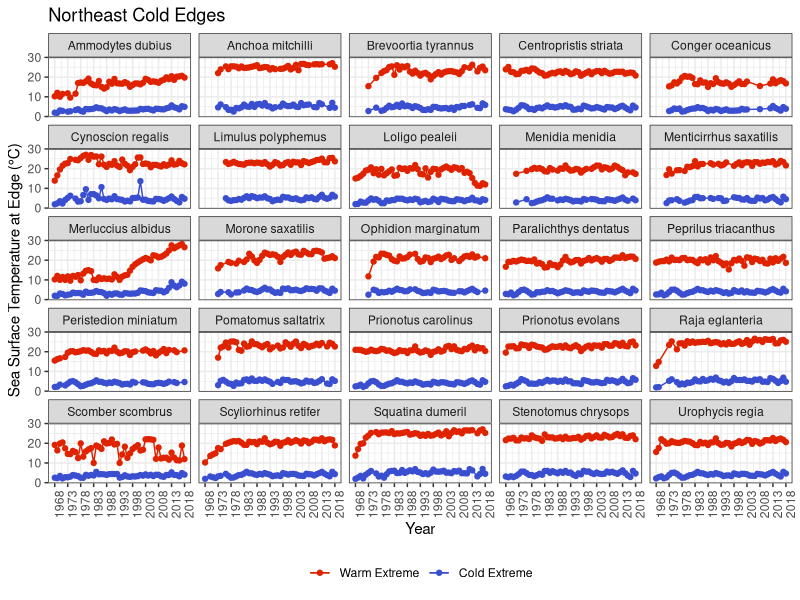
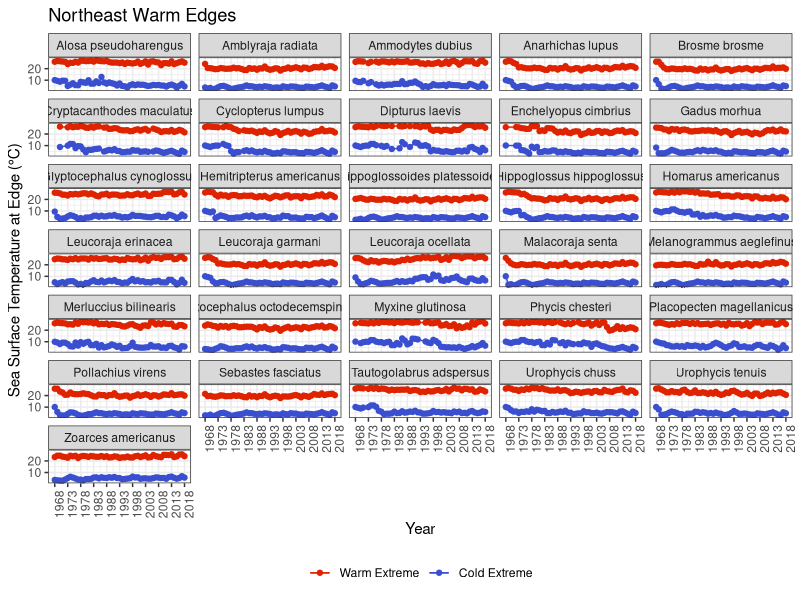
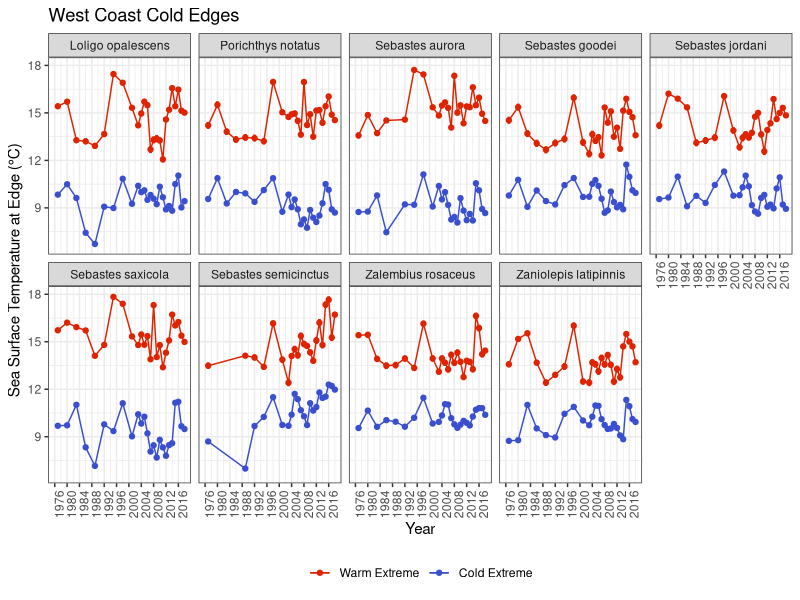
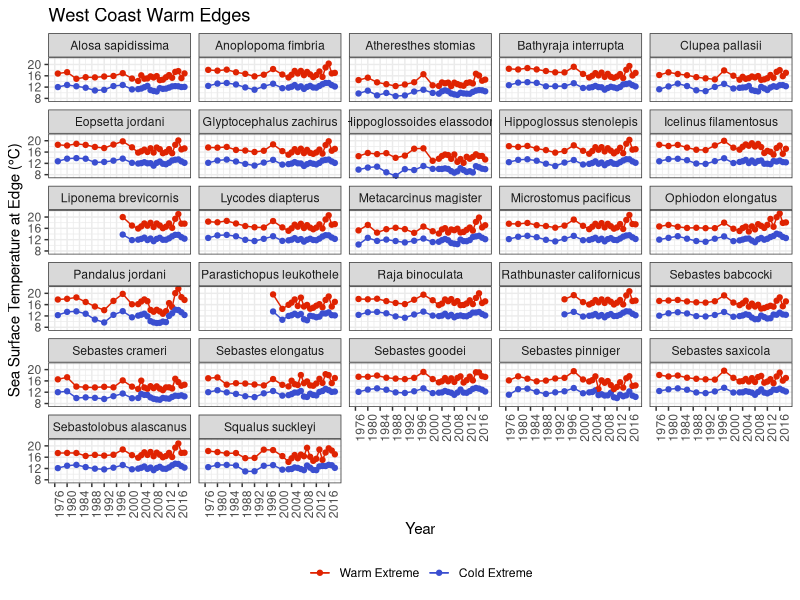
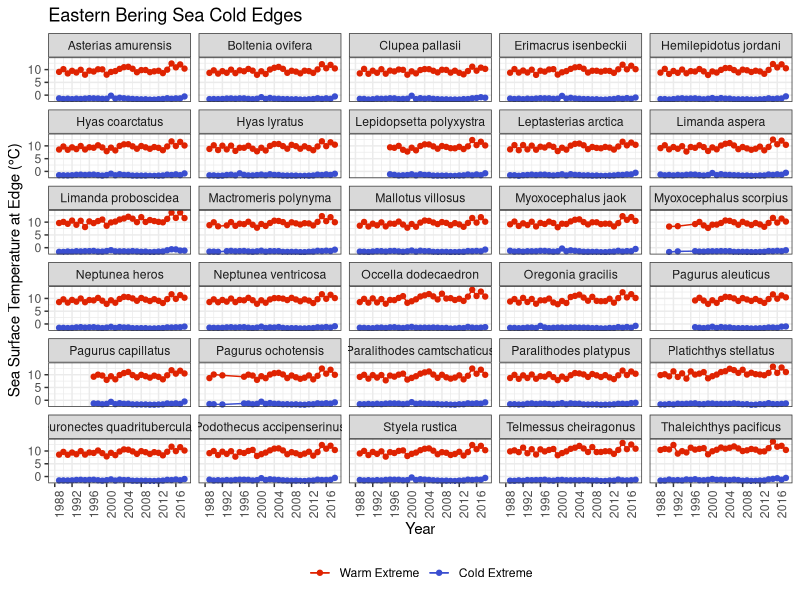
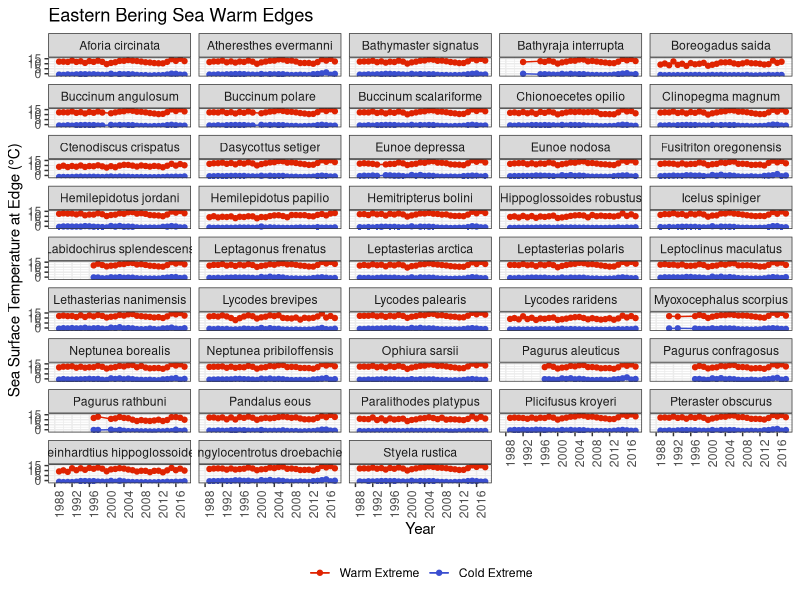
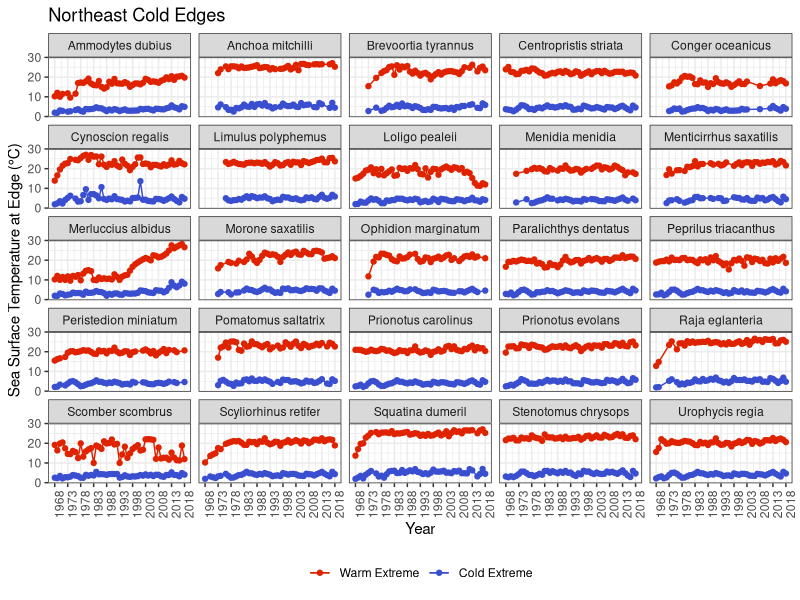
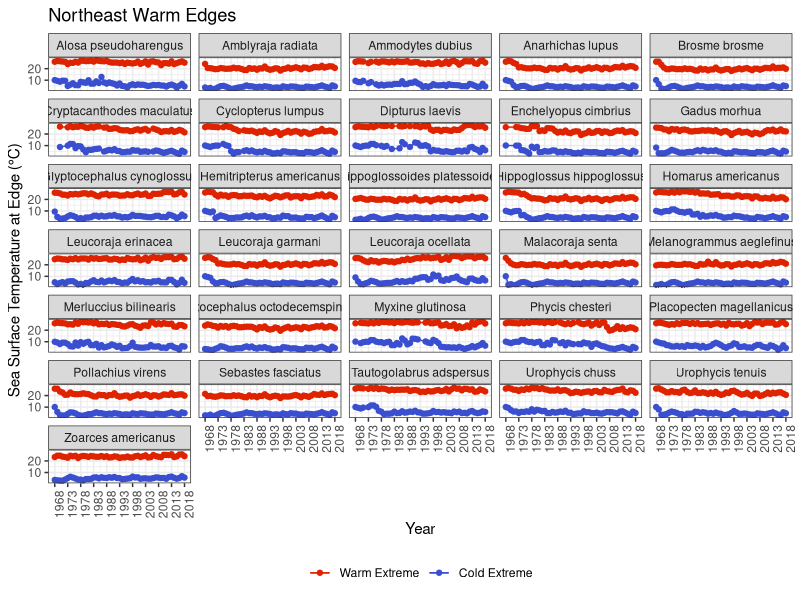

Reproduce these figures in R, in order.
library(tidyverse)
library(here)

spp.bayes.niche.lm.stats <- read_csv( here("results","species_bayes_niche_lm_summary.csv"))

dat.predict.niche <- read_csv(here("processed-data","species_thermal_niche_v_time.csv"))

neus.cold.niche.time.gg <- dat.predict.niche %>%
  filter(region=="neus", quantile=="quantile_0.99") %>%
  mutate(species = str_to_sentence(species)) %>%
  ggplot(aes(x=year_match, y=sst, ymin=sst-sstSE, ymax=sst+sstSE, color=predicted.var)) +
  geom_point() +
  geom_line() +
  geom_errorbar() +
  scale_color_manual(values=c("#DF2301","#3A4ED0"), labels=c("Warm Extreme","Cold Extreme")) +
  theme_bw() +
  labs(x="Year",y="Sea Surface Temperature at Edge (°C)", title="Northeast Cold Edges", color=NULL) +
  theme(legend.position="bottom",
        axis.text.x = element_text(angle = 90))+
  scale_x_continuous(limits=c(1968, 2018), breaks=seq(1968, 2018, 5))+ 
  facet_wrap(~species, ncol=5) +
  NULL
neus.cold.niche.time.gg

neus.warm.niche.time.gg <- dat.predict.niche %>%
  filter(region=="neus", quantile=="quantile_0.01") %>%
  mutate(species = str_to_sentence(species)) %>%
  ggplot(aes(x=year_match, y=sst, ymin=sst-sstSE, ymax=sst+sstSE, color=predicted.var)) +
  geom_point() +
  geom_line() +
  geom_errorbar() +
  scale_color_manual(values=c("#DF2301","#3A4ED0"), labels=c("Warm Extreme","Cold Extreme")) +
  theme_bw() +
  labs(x="Year",y="Sea Surface Temperature at Edge (°C)",title="Northeast Warm Edges",  color=NULL) +
  theme(legend.position="bottom",
        axis.text.x = element_text(angle = 90))+
  scale_x_continuous(limits=c(1968, 2018), breaks=seq(1968, 2018, 5))+ 
  facet_wrap(~species, ncol=5) +
  NULL
neus.warm.niche.time.gg

wc.cold.niche.time.gg <- dat.predict.niche %>%
  filter(region=="wc", quantile=="quantile_0.99") %>%
  mutate(species = str_to_sentence(species)) %>%
  ggplot(aes(x=year_match, y=sst, ymin=sst-sstSE, ymax=sst+sstSE, color=predicted.var)) +
  geom_point() +
  geom_line() +
  geom_errorbar() +
  scale_color_manual(values=c("#DF2301","#3A4ED0"), labels=c("Warm Extreme","Cold Extreme")) +
  theme_bw() +
  labs(x="Year",y="Sea Surface Temperature at Edge (°C)", title="West Coast Cold Edges", color=NULL) +
  theme(legend.position="bottom",
        axis.text.x = element_text(angle = 90))+
  scale_x_continuous(limits=c(1976, 2018), breaks=seq(1976, 2018, 4))+ 
  facet_wrap(~species, ncol=5) +
  NULL
wc.cold.niche.time.gg

wc.warm.niche.time.gg <- dat.predict.niche %>%
  filter(region=="wc", quantile=="quantile_0.01") %>%
  mutate(species = str_to_sentence(species)) %>%
  ggplot(aes(x=year_match, y=sst, ymin=sst-sstSE, ymax=sst+sstSE, color=predicted.var)) +
  geom_point() +
  geom_line() +
  geom_errorbar() +
  scale_color_manual(values=c("#DF2301","#3A4ED0"), labels=c("Warm Extreme","Cold Extreme")) +
  theme_bw() +
  labs(x="Year",y="Sea Surface Temperature at Edge (°C)",title="West Coast Warm Edges",  color=NULL) +
  theme(legend.position="bottom",
        axis.text.x = element_text(angle = 90))+
  scale_x_continuous(limits=c(1976, 2018), breaks=seq(1976, 2018, 4))+ 
  facet_wrap(~species, ncol=5) +
  NULL
wc.warm.niche.time.gg

ebs.cold.niche.time.gg <- dat.predict.niche %>%
  filter(region=="ebs", quantile=="quantile_0.99") %>%
  mutate(species = str_to_sentence(species)) %>%
  ggplot(aes(x=year_match, y=sst, ymin=sst-sstSE, ymax=sst+sstSE, color=predicted.var)) +
  geom_point() +
  geom_line() +
  geom_errorbar() +
  scale_color_manual(values=c("#DF2301","#3A4ED0"), labels=c("Warm Extreme","Cold Extreme")) +
  theme_bw() +
  labs(x="Year",y="Sea Surface Temperature at Edge (°C)", title="Eastern Bering Sea Cold Edges", color=NULL) +
  theme(legend.position="bottom",
        axis.text.x = element_text(angle = 90))+
  scale_x_continuous(limits=c(1988, 2018), breaks=seq(1988, 2018, 4))+ 
  facet_wrap(~species, ncol=5) +
  NULL
ebs.cold.niche.time.gg

ebs.warm.niche.time.gg <- dat.predict.niche %>%
  filter(region=="ebs", quantile=="quantile_0.01") %>%
  mutate(species = str_to_sentence(species)) %>%
  ggplot(aes(x=year_match, y=sst, ymin=sst-sstSE, ymax=sst+sstSE, color=predicted.var)) +
  geom_point() +
  geom_line() +
  geom_errorbar() +
  scale_color_manual(values=c("#DF2301","#3A4ED0"), labels=c("Warm Extreme","Cold Extreme")) +
  theme_bw() +
  labs(x="Year",y="Sea Surface Temperature at Edge (°C)",title="Eastern Bering Sea Warm Edges",  color=NULL) +
  theme(legend.position="bottom",
        axis.text.x = element_text(angle = 90))+
  scale_x_continuous(limits=c(1988, 2018), breaks=seq(1988, 2018, 4))+ 
  
  facet_wrap(~species, ncol=5) +
  NULL
ebs.warm.niche.time.gg


ggsave(neus.cold.niche.time.gg, filename=here("results","neus_cold_edge_niche_shifts.png"), height=10, width=5, dpi=160, scale=1.2)
ggsave(neus.warm.niche.time.gg, filename=here("results","neus_warm_edge_niche_shifts.png"), height=10, width=5, dpi=160, scale=1.2)

ggsave(wc.cold.niche.time.gg, filename=here("results","wc_cold_edge_niche_shifts.png"), height=10, width=5, dpi=160, scale=1.2)
ggsave(wc.warm.niche.time.gg, filename=here("results","wc_warm_edge_niche_shifts.png"), height=10, width=5, dpi=160, scale=1.2)

ggsave(ebs.cold.niche.time.gg, filename=here("results","ebs_cold_edge_niche_shifts.png"), height=10, width=5, dpi=160, scale=1.2)
ggsave(ebs.warm.niche.time.gg, filename=here("results","ebs_warm_edge_niche_shifts.png"), height=10, width=5, dpi=160, scale=1.2)
